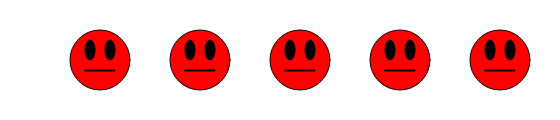
Frame 1 (no input)
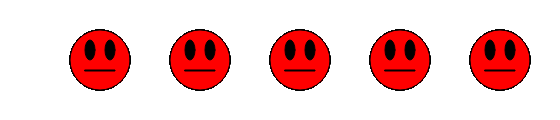
Frame 60 (no input)
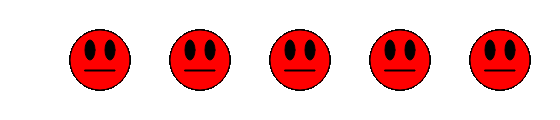
Frame 120 (the mouse pressed at the canvas centre since frame 60)

The p5.js sketch that drew these frames (run headless with seeded random() and noise() and a simulated clock; from frame 60 on, the mouse is pressed at the canvas centre):

// p5.js sketch
// ── sketch.js
function setup() {
  createCanvas(560, 120);
}

function draw() {
  
  var x = 100;
  
  fill(255,0,0);
  
  while(x < width){
    ellipse(x, 60, 60);
    x = x + 100;
  
  }
  
  fill(0);
  var x2 = 90
  
  while(x2 < width){
    ellipse(x2, 50, 10,20);
    x2 = x2 + 100;
  }
  
  x3 = 110;
  while(x3 < width){
    ellipse(x3, 50, 10,20);
    x3 = x3 + 100;
  }
0
  k = 85;
 
  while(k < width){
    rect(k, 70, 30, 1);
    k = k + 100;
  }
  
}
